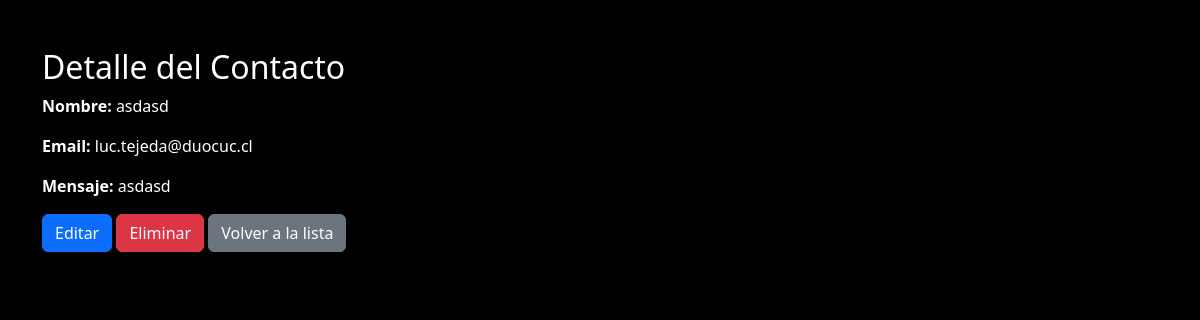
Screenshot of /contacto/7/ (signed in) with the database file from the repository.
### myportfolio/models.py (models this page shows, shortened)
class Contacto(models.Model):
    nombre = models.CharField(max_length=100)
    email = models.EmailField()
    mensaje = models.TextField()
    fecha = models.DateTimeField(auto_now_add=True)

### myportfolio/views.py (the view)
# urls.py: path('contacto/<int:pk>/', views.contacto_detalle, name='contacto_detalle'),
@login_required
def contacto_detalle(request, pk):
    contacto = get_object_or_404(Contacto, pk=pk)
    return render(request, 'myportfolio/contacto_detalle.html', {'contacto': contacto})

### myportfolio/templates/myportfolio/contacto_detalle.html (shortened to what this page needs)
{% extends 'base_generic.html' %}
{% block content %}
  <div class="container mt-5">
    <h2>Detalle del Contacto</h2>
    <p><strong>Nombre:</strong> {{ contacto.nombre }}</p>
    <p><strong>Email:</strong> {{ contacto.email }}</p>
    <p><strong>Mensaje:</strong> {{ contacto.mensaje }}</p>
    <a href="{% url 'contacto_editar' contacto.pk %}" class="btn btn-primary">Editar</a>
    <form method="POST" action="{% url 'contacto_eliminar' contacto.pk %}" style="display:inline;">
      <button type="submit" class="btn btn-danger">Eliminar</button>
    </form>
    <a href="{% url 'contacto_lista' %}" class="btn btn-secondary">Volver a la lista</a>
  </div>
{% endblock %}

### myportfolio/static/css/styles.css (style rules this page uses)
body { color: #fff; background-color: black; margin: 0; padding: 0; display: flex; flex-direction: column; min-height: 100vh; }

### rows the page displays
Contacto: nombre "asdasd", email "luc.tejeda@duocuc.cl", mensaje "asdasd"
